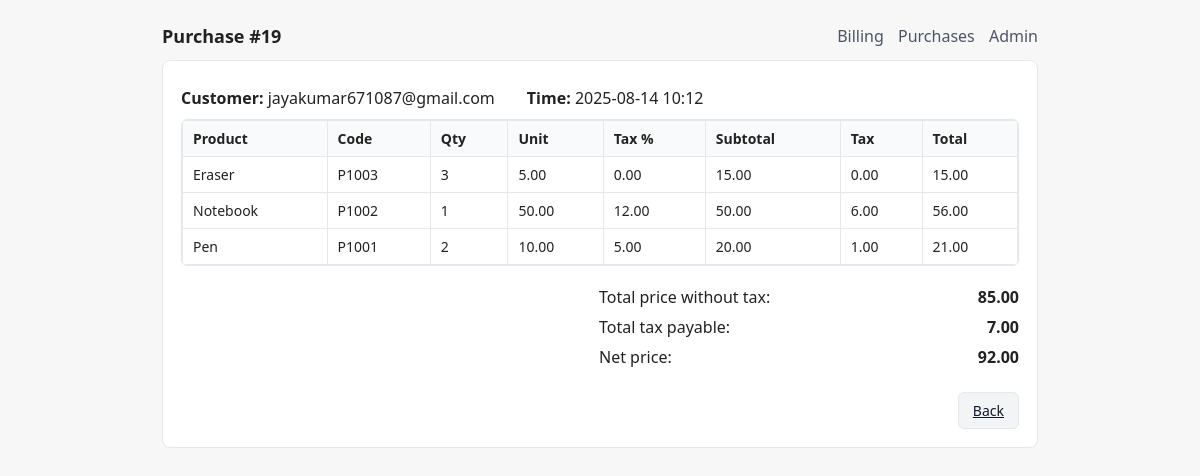
The app's page /purchase/19 with its own data.
### models.py (models this page shows, shortened)
class Purchase(Base):
    __tablename__ = "purchases"
    id = Column(Integer, primary_key=True)
    customer_email = Column(String, index=True, nullable=False)
    purchase_time = Column(DateTime, default=datetime.utcnow)
    paid_amount = Column(Float, nullable=False)
    total_amount = Column(Float, nullable=False)
    balance = Column(Float, nullable=False)
    items = relationship("PurchaseItem", back_populates="purchase", cascade="all,delete-orphan")

class Product(Base):
    __tablename__ = "products"
    id = Column(Integer, primary_key=True)
    product_id = Column(String, unique=True, index=True, nullable=False)
    name = Column(String, nullable=False)
    available_stock = Column(Integer, default=0)
    price_per_unit = Column(Float, nullable=False)
    tax_percentage = Column(Float, default=0.0)

### app.py (the view)
@app.get("/purchase/{purchase_id}", response_class=HTMLResponse)
async def purchase_detail(purchase_id: int, request: Request, db: Session = Depends(get_db)):
    purchase = db.query(Purchase).filter(Purchase.id == purchase_id).first()
    if not purchase:
        return HTMLResponse("Purchase not found", status_code=404)
    items = purchase.items
    line_items = []
    subtotal_before_tax = 0.0
    total_tax = 0.0
    for i in items:
        unit = i.product.price_per_unit
        qty = i.quantity
        tax_pct = i.product.tax_percentage
        line_sub = unit * qty
        line_tax = line_sub * (tax_pct / 100.0)
        subtotal_before_tax += line_sub
        total_tax += line_tax
        line_items.append({
            "product_name": i.product.name,
            "product_code": i.product.product_id,
            "quantity": qty,
            "unit_price": unit,
            "tax_percent": tax_pct,
            "subtotal": round(line_sub, 2),
            "tax_amount": round(line_tax, 2),
            "line_total": round(line_sub + line_tax, 2),
        })
    return templates.TemplateResponse("purchase_detail.html", {
        "request": request,
        "purchase": purchase,
        "items": items,
        "line_items": line_items,
        "subtotal_before_tax": round(subtotal_before_tax, 2),
        "total_tax": round(total_tax, 2),
    })

### templates/purchase_detail.html (shortened to what this page needs)
{% extends "base.html" %}
{% block heading %}Purchase #{{ purchase.id }}{% endblock %}
{% block content %}
<div class="row">
  <div><strong>Customer:</strong> {{ purchase.customer_email }}</div>
  <div class="ml-20"><strong>Time:</strong> {{ purchase.purchase_time.strftime("%Y-%m-%d %H:%M") }}</div>
</div>
<div class="table-wrap mt-10">
  <table class="table">
    <thead>
      <tr>
        <th>Product</th><th>Code</th><th>Qty</th><th>Unit</th><th>Tax %</th><th>Subtotal</th><th>Tax</th><th>Total</th>
      </tr>
    </thead>
    <tbody>
      {% for r in line_items %}
      <tr>
        <td>{{ r.product_name }}</td>
        <td>{{ r.product_code }}</td>
        <td>{{ r.quantity }}</td>
        <td>{{ "%.2f"|format(r.unit_price) }}</td>
        <td>{{ "%.2f"|format(r.tax_percent) }}</td>
        <td>{{ "%.2f"|format(r.subtotal) }}</td>
        <td>{{ "%.2f"|format(r.tax_amount) }}</td>
        <td>{{ "%.2f"|format(r.line_total) }}</td>
      </tr>
      {% endfor %}
    </tbody>
  </table>
</div>
<div class="totals">
  <div><span>Total price without tax:</span> <strong>{{ "%.2f"|format(subtotal_before_tax) }}</strong></div>
  <div><span>Total tax payable:</span> <strong>{{ "%.2f"|format(total_tax) }}</strong></div>
  <div><span>Net price:</span> <strong>{{ "%.2f"|format(subtotal_before_tax + total_tax) }}</strong></div>
</div>
<div class="actions">
  <a class="btn btn-light" href="/purchases">Back</a>
</div>
{% endblock %}

### static/styles.css (style rules this page uses)
* { box-sizing: border-box; }
body { font-family: system-ui, -apple-system, Segoe UI, Roboto, Arial, sans-serif; color:#222; background:#f7f7f8; }
.row { display:flex; align-items:center; gap:12px; margin:8px 0; }
.mt-10 { margin-top:10px; }
.ml-20 { margin-left:20px; }
.actions { display:flex; gap:10px; justify-content:flex-end; margin-top:20px; }
.btn { border:1px solid transparent; padding:8px 14px; border-radius:6px; cursor:pointer; font-size:14px; }
.btn-light { background:#f3f4f6; color:#111827; border-color:#e5e7eb; }
.table-wrap { overflow:auto; border:1px solid #e5e7eb; border-radius:6px; }
.table { width:100%; border-collapse:collapse; }
.table th, .table td { border:1px solid #e5e7eb; padding:8px 10px; text-align:left; font-size:14px; }
.table th { background:#f9fafb; font-weight:600; }
.totals { margin-top:16px; width:100%; max-width:420px; margin-left:auto; }
.totals div { display:flex; justify-content:space-between; padding:4px 0; }

### records on screen
Purchase: id "19", customer_email "jayakumar671087@gmail.com", purchase_time "2025-08-14 10:12"
Product: product_name "Eraser", product_code "P1003", quantity "3", unit_price "5.00", tax_percent "0.00", subtotal "15.00", tax_amount "0.00", line_total "15.00"
Product: product_name "Notebook", product_code "P1002", quantity "1", unit_price "50.00", tax_percent "12.00", subtotal "50.00", tax_amount "6.00", line_total "56.00"
Product: product_name "Pen", product_code "P1001", quantity "2", unit_price "10.00", tax_percent "5.00", subtotal "20.00", tax_amount "1.00", line_total "21.00"

### other values on screen
{{ "%.2f"|format(subtotal_before_tax) }} "85.00"
{{ "%.2f"|format(total_tax) }} "7.00"
{{ "%.2f"|format(subtotal_before_tax + total_tax) }} "92.00"
